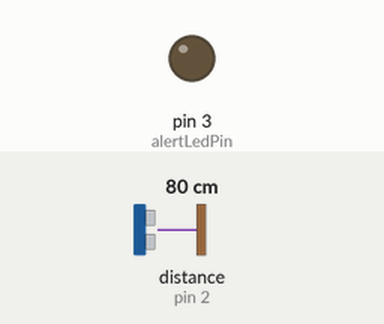
Simulated run of this sketch. Board: Arduino Uno, built with avr-gcc and run on an emulated ATmega328P. On the bench: output pins drawn as LEDs (lit = HIGH). Wiring (inferred from the names in the program): ultrasonic range finder: trigger pin 9; echo pin 2. The inputs (shaded band) are chosen by the test bench; at power-on: distance to the obstacle (sensor on pin 2) 80 cm. The echo pulse lasts 58.3 µs per cm; pins used as bus, display or sensor lines are not drawn.

Above: at 1.2 s.
1.3 s: distance to the obstacle (sensor on pin 2) set to 12 cm
2.8 s: distance to the obstacle (sensor on pin 2) set to 9 cm
At 3.9 s:
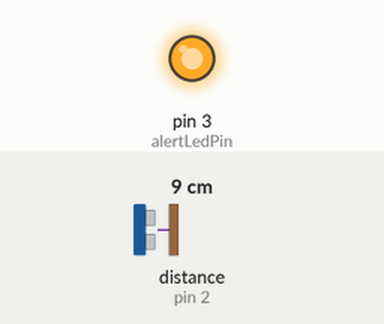
4.3 s: distance to the obstacle (sensor on pin 2) set to 18 cm
At 5.0 s:
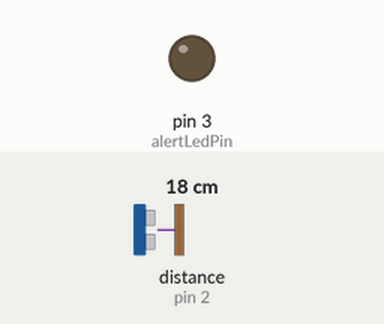
5.8 s: distance to the obstacle (sensor on pin 2) set to 2 cm
At 6.2 s:
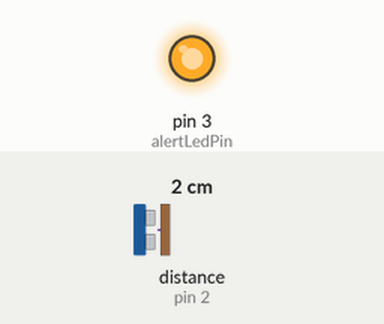
Timing chart, 0 to 8.3 s (numbered marks = the images above; inputs shaded):
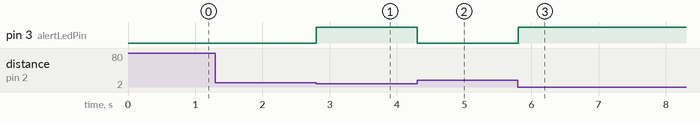

The sketch:

wireless.ino
```cpp
#include <SoftwareSerial.h>

const byte trigPin = 9;
const byte echoPin = 2;
const byte alertLedPin = 3;
const byte bluetoothRxPin = 10;
const byte bluetoothTxPin = 11;

const int FAULT_THRESHOLD_CM = 10;
const unsigned long measurementIntervalMs = 100;
const unsigned long echoTimeoutUs = 30000;

SoftwareSerial bluetooth(bluetoothRxPin, bluetoothTxPin);

volatile unsigned long echoRiseMicros = 0;
volatile unsigned long echoPulseWidthUs = 0;
volatile bool echoPulseComplete = false;

bool faultFlag = false;
bool lastReportedFaultFlag = false;
bool hasReportedState = false;
bool awaitingEcho = false;

unsigned long lastTriggerMs = 0;
unsigned long triggerStartedUs = 0;

void echoChangeISR() {
  if (digitalRead(echoPin) == HIGH) {
    echoRiseMicros = micros();
    return;
  }

  if (echoRiseMicros == 0) {
    return;
  }

  echoPulseWidthUs = micros() - echoRiseMicros;
  echoRiseMicros = 0;
  echoPulseComplete = true;
}

void triggerMeasurement() {
  digitalWrite(trigPin, LOW);
  delayMicroseconds(2);
  digitalWrite(trigPin, HIGH);
  delayMicroseconds(10);
  digitalWrite(trigPin, LOW);

  awaitingEcho = true;
  triggerStartedUs = micros();
  lastTriggerMs = millis();
}

void publishState(long distanceCm) {
  bluetooth.print("{\"status\":\"");
  bluetooth.print(faultFlag ? "FAULT" : "OK");
  bluetooth.print("\",\"distance_cm\":");
  bluetooth.print(distanceCm);
  bluetooth.println("}");
}

void updateFaultState(long distanceCm) {
  bool newFaultFlag = distanceCm > 0 && distanceCm < FAULT_THRESHOLD_CM;
  faultFlag = newFaultFlag;

  digitalWrite(alertLedPin, faultFlag ? HIGH : LOW);

  if (!hasReportedState || faultFlag != lastReportedFaultFlag) {
    publishState(distanceCm);
    lastReportedFaultFlag = faultFlag;
    hasReportedState = true;
  }
}

void setup() {
  pinMode(trigPin, OUTPUT);
  pinMode(echoPin, INPUT);
  pinMode(alertLedPin, OUTPUT);
  digitalWrite(alertLedPin, LOW);

  bluetooth.begin(9600);

  if (digitalPinToInterrupt(echoPin) == NOT_AN_INTERRUPT) {
    bluetooth.println("{\"error\":\"echoPin must be on an interrupt-capable pin\"}");
    while (true) {
      digitalWrite(alertLedPin, HIGH);
      delay(150);
      digitalWrite(alertLedPin, LOW);
      delay(150);
    }
  }

  attachInterrupt(digitalPinToInterrupt(echoPin), echoChangeISR, CHANGE);
  triggerMeasurement();
}

void loop() {
  if (echoPulseComplete) {
    unsigned long pulseWidthUs;

    noInterrupts();
    pulseWidthUs = echoPulseWidthUs;
    echoPulseComplete = false;
    interrupts();

    awaitingEcho = false;

    long distanceCm = pulseWidthUs * 0.034 / 2;
    updateFaultState(distanceCm);
  }

  if (awaitingEcho && (micros() - triggerStartedUs) > echoTimeoutUs) {
    awaitingEcho = false;
    updateFaultState(0);
  }

  if (!awaitingEcho && (millis() - lastTriggerMs) >= measurementIntervalMs) {
    triggerMeasurement();
  }
}
```

Measured:
- the behaviour switches between 11 and 10 cm on distance to the obstacle (sensor on pin 2) (found by bisection; images 0 and 1)
- after the input at 1.3 s, every drawn part: stays the same
- after the input at 2.8 s, pin 3 (alertLedPin): LOW → HIGH at once
- after the input at 4.3 s, pin 3 (alertLedPin): HIGH → LOW at once
- after the input at 5.8 s, pin 3 (alertLedPin): LOW → HIGH at once
